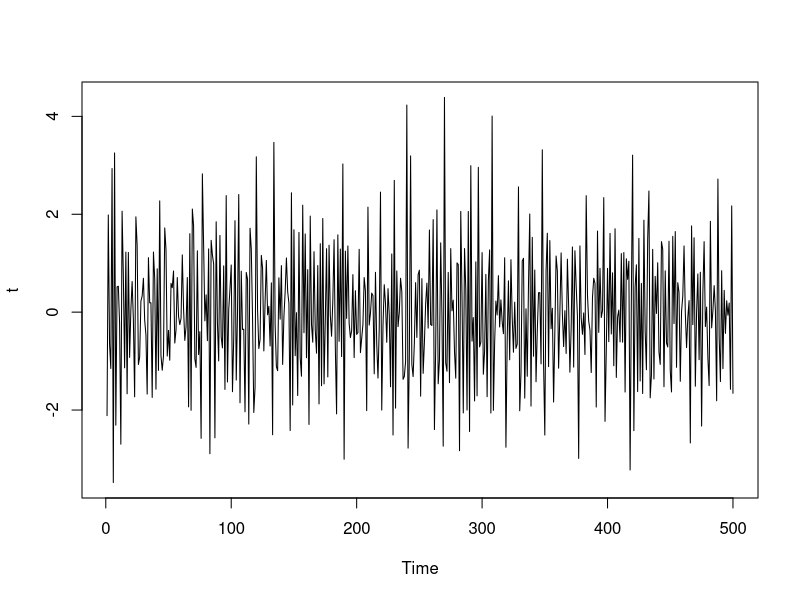
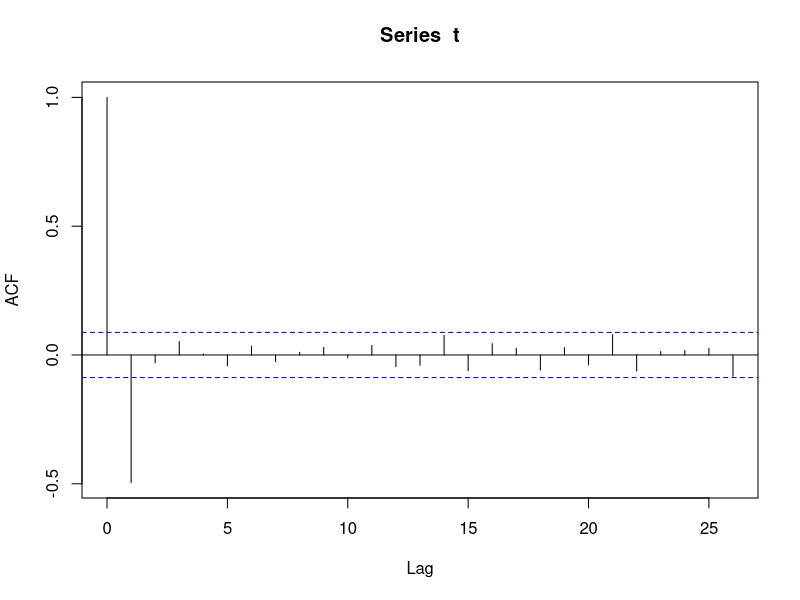
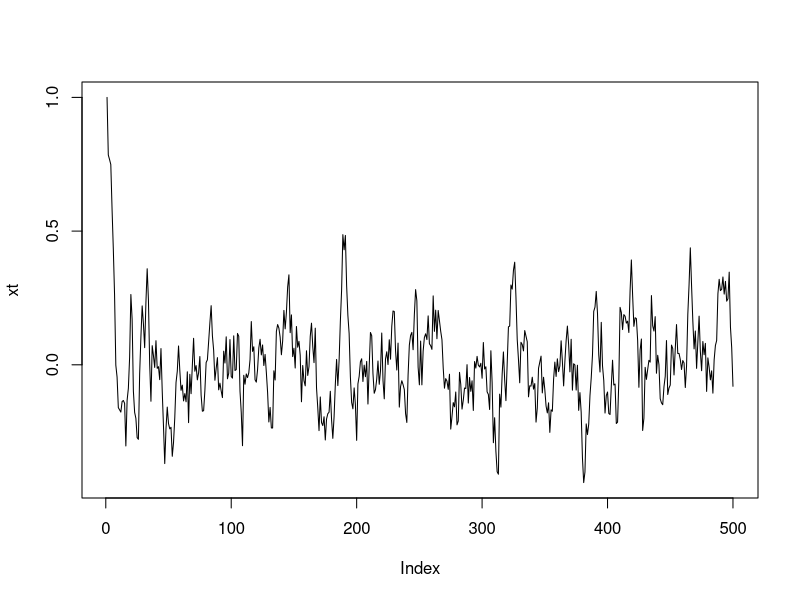
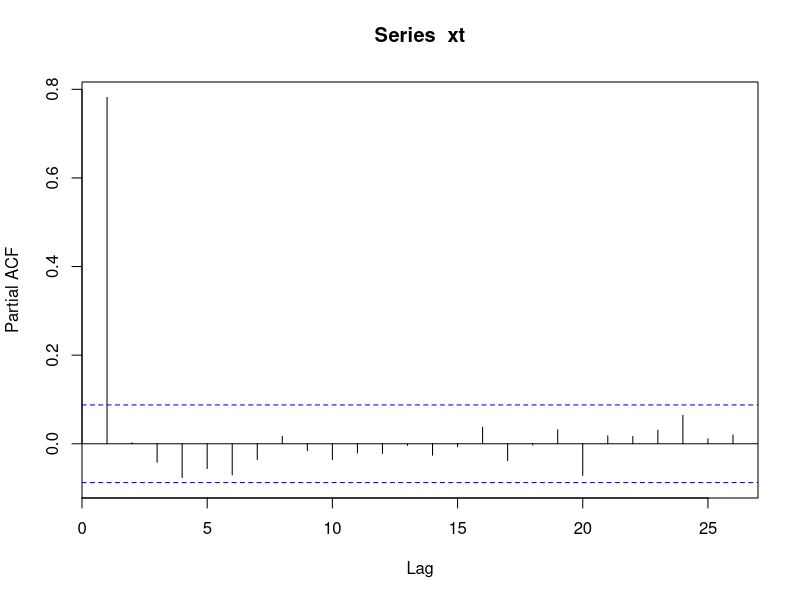
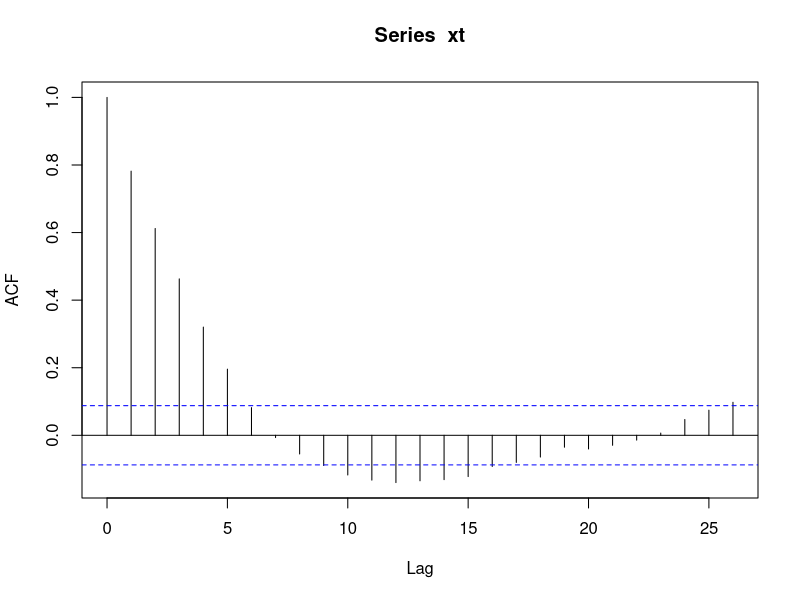
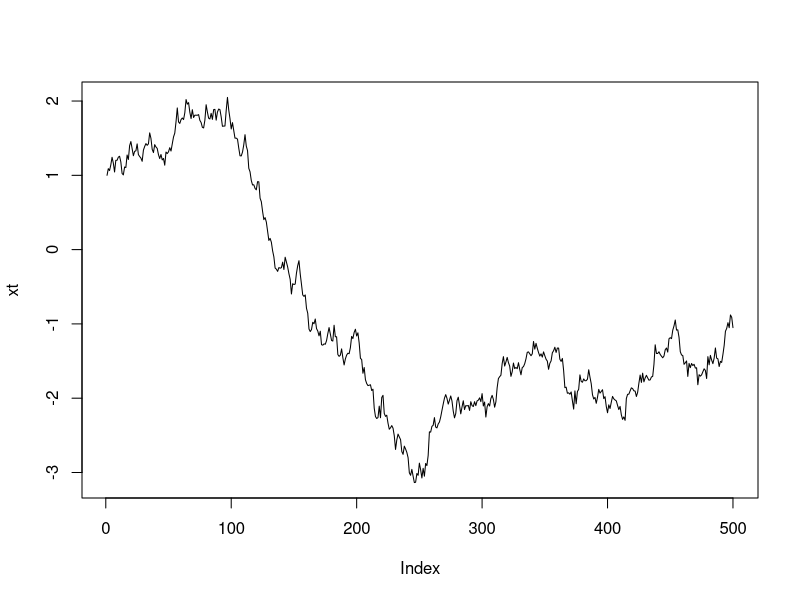
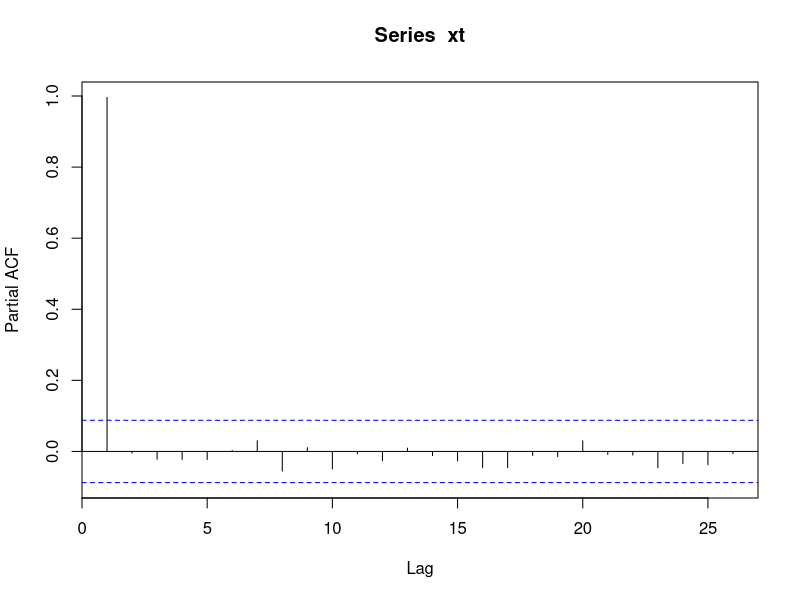
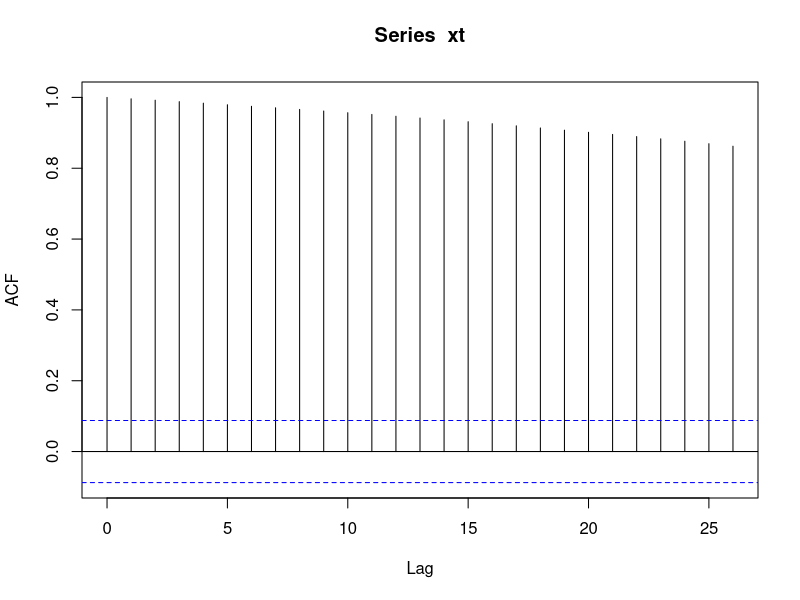

These charts were generated, in order, by the following R code:
library("quantmod")

# 1.4

# a)

zt <- rnorm(501)
xt <- numeric(500)

for(i in 1:500){
   xt[i] <- zt[i+1]-0.8*zt[i]
}

t <- ts(xt)
plot(t)

# b)

acf(t)

# c)

lag1 <- Lag(xt)
lag2 <- Lag(xt,k=2)

l1 <- lm(xt~lag1)
l2 <- lm(xt~lag1+lag2)

summary(l1)
summary(l2)

# 1.5

# a)

x0 <- 1
eps <- rnorm(500,0,0.1)
xt <- numeric(500)
xt[1] <- x0
for(i in 2:500){
   xt[i] <- xt[i-1]*0.8 + eps[i]
}

# b)

plot(xt,type="l")
pacf(xt)
acf(xt)

# c)

sr <- mean(xt)
gamma0 <- (sum((xt-sr)^2))/500
gamma1 <- (sum((xt[1:499]-sr)*(xt[2:500]-sr)))/500
gamma2 <- (sum((xt[1:498]-sr)*(xt[3:500]-sr)))/500
gamma3 <- (sum((xt[1:497]-sr)*(xt[4:500]-sr)))/500

ro0 <- 1
ro1 <- gamma1/gamma0
ro2 <- gamma2/gamma0
ro3 <- gamma3/gamma0

ro1/ro0
ro2/ro1
ro3/ro2

# d)

lag1 <- Lag(xt)
l <- lm(xt~lag1)
summary(l)

# e)

x0 <- 1
eps <- rnorm(500,0,0.1)
xt <- numeric(500)
xt[1] <- x0
for(i in 2:500){
   xt[i] <- xt[i-1] + eps[i]
}

plot(xt,type="l")
pacf(xt)
acf(xt)


















